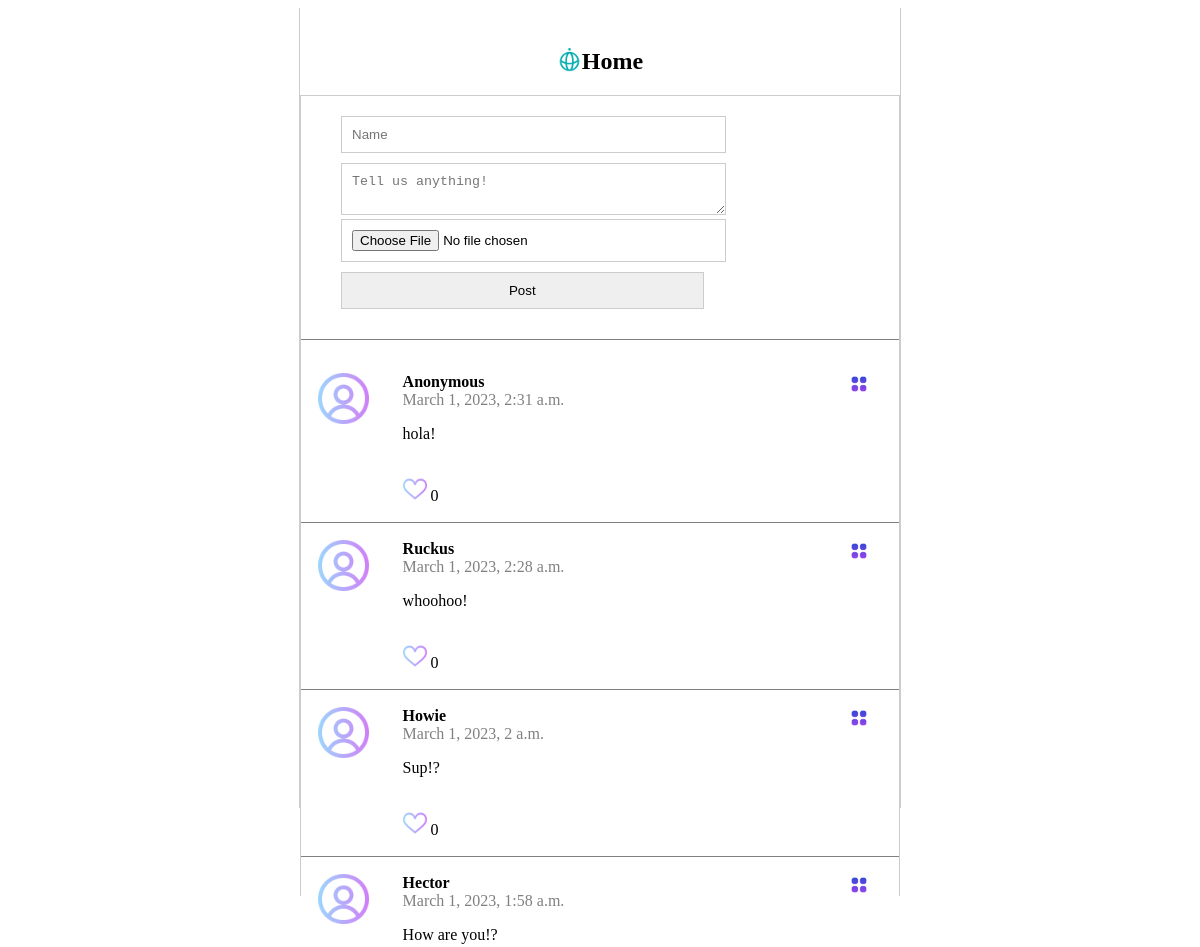
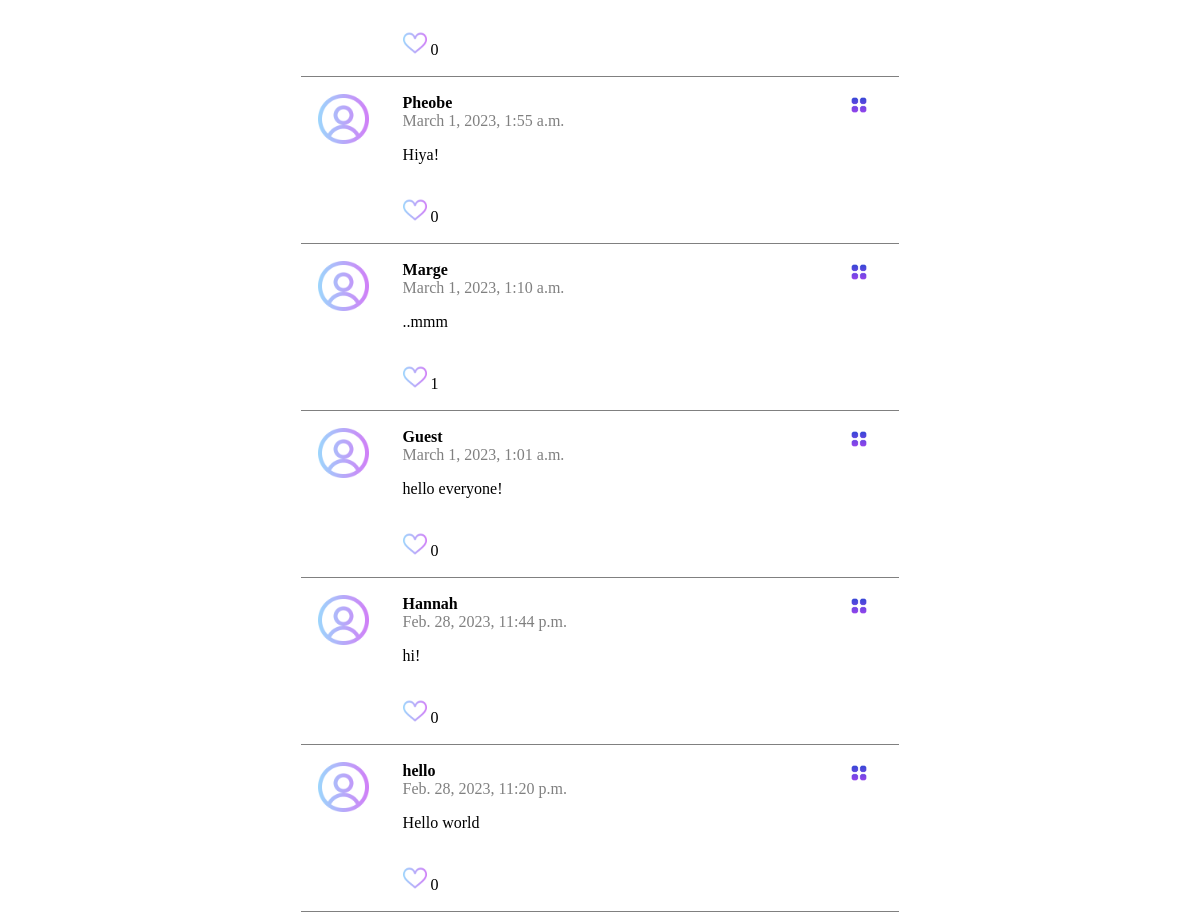
Before: / with the older database file (2 pictures, top to bottom).
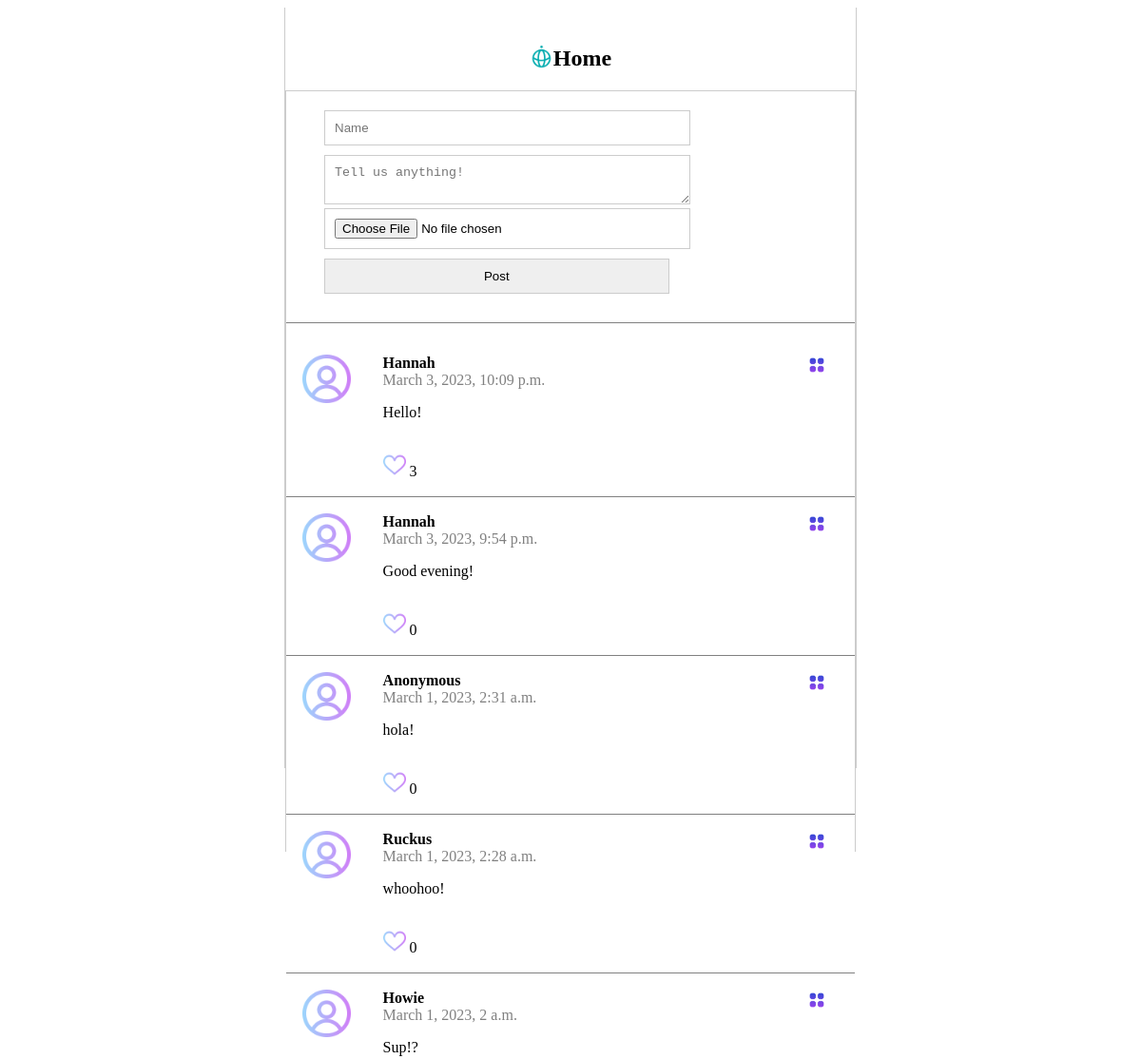
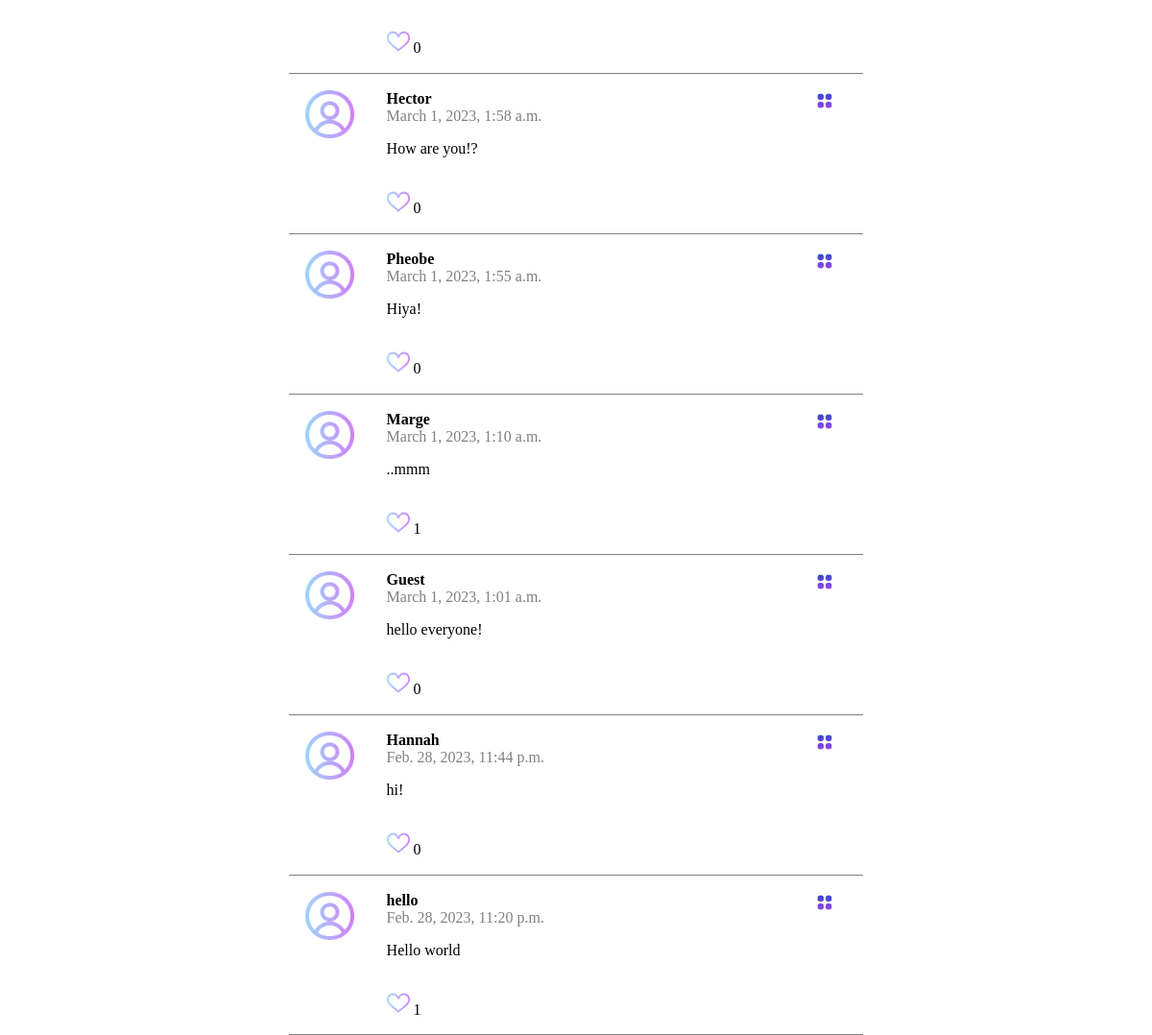
After: the same page with the newer database file (2 pictures, top to bottom).
### posts/models.py (models this page shows)
class Post(models.Model):
    class Meta(object):
        db_table = 'post'
    name = models.CharField(
        'Name', blank=False, null=False, max_length=14, db_index=True, default='Anonymous'
    )
    body = models.CharField(
        'Body', blank=True, null=True, max_length=140, db_index=True
    )
    created_at = models.DateTimeField(
        'Created DateTime', blank=True, auto_now_add=True
    )
    count = models.IntegerField(
        blank = True, default = 0
    )
    image = CloudinaryField(
        'image', blank=True, db_index=True
    )

### posts/views.py (the view, shortened to what this page needs)
# urls.py: path('', views.index, name='index'),
def index(request):
    posts = Post.objects.all().order_by('-created_at')[:20]
    return render(request, 'posts.html',
                  {'posts': posts})

### templates/posts.html (shortened to what this page needs)
{% extends "base.html" %} {% block content %} {% load static %}
<section class="content">
    <div class="main-header">
        <div class="logo">
            <img src="{% static 'img/techis-logo.png' %}" class="logo"/>
           </div>
           <h2>Home</h2>
    </div>
<section class="content">
    <section class="post_form">
        <form action="/" method="POST" enctype="multipart/form-data">
          <input class="name" type="text" name="name" placeholder="Name" required /><br>
          <textarea name="body" placeholder="Tell us anything!" required></textarea><br/>
          <input type="file" id="button" name="image">
          <input type="submit" id="Post" value="Post">
        </form>
      </section>
    <section class="posts">
        <ul>
         {% for post in posts %}
         <li>
            <img class="menu_icon js-menu-icon" src="{% static 'img/menu.png' %}" />
            <div class="logo">
             <img src="{% static 'img/user.png' %}">
            </div>
            <div class="name_body">
                <div class="name">{{ post.name }}</div>
                <div class="datetime">{{post.created_at}}<br /></div>
                <p>{{post.body}}</p><br>
                <a href="/like/{{post.id}}"><img class ="like_icon" src="{% static 'img/heart.png' %}" width="5%"></a>
                {{ post.count }}
            </div>
        </li>
         {% endfor %}
        </ul>
    </section>
</section>
{% endblock %}

### templates/base.html (shortened to what this page needs)
<!DOCTYPE html>
<html lang="en">
<head>
    {% load static %}
    <link href="{% static 'css/style.css' %}" rel="stylesheet"/>
</head>
<body>
    {% block content %} {{ content }} {% endblock %}
</body>
</html>

### static/css/style.css (style rules this page uses)
html, body { height: 100%; }
.main-header { display: flex; justify-content: center; align-items: center; padding: 20px 40px 0px; border-bottom: 1px solid #ccc; }
img.logo { height: 1%; width: 25px; }
.content { max-width: 600px; height: 100%; margin: 0 auto; border-left: 1px solid #ccc; border-right: 1px solid #ccc; }
.post_form { padding: 20px 40px; border-bottom: 1px solid gray; }
.post_form input { width: 70%; margin-bottom: 10px; padding: 10px; border: 1px solid #ccc; }
.post_form textarea { width: 70%; padding: 10px; border: 1px solid #ccc; }
.posts ul { padding: 0; }
.posts li { position: relative; display: flex; border-bottom: 1px solid gray; padding: 17px; }
.posts li .menu_icon { width: 20px; position: absolute; top: 18px; right: 30px; }
.posts li .logo { flex-basis: 15%; }
.posts li .logo img { width: 60%; }
.posts .name_body .like_icon { width: 5%; }
.posts li .name_body { flex-basis: 85%; }
.posts li .name_body .name { font-weight: bold; }
.posts li .name_body .datetime { color: gray; }

Changed rows visible on the page:
added Post: name "Hannah", created_at "March 3, 2023, 10:09 p.m.", body "Hello!", count "3"
added Post: name "Hannah", created_at "March 3, 2023, 9:54 p.m.", body "Good evening!", count "0"
changed Post "hello": count "0" → "1"
